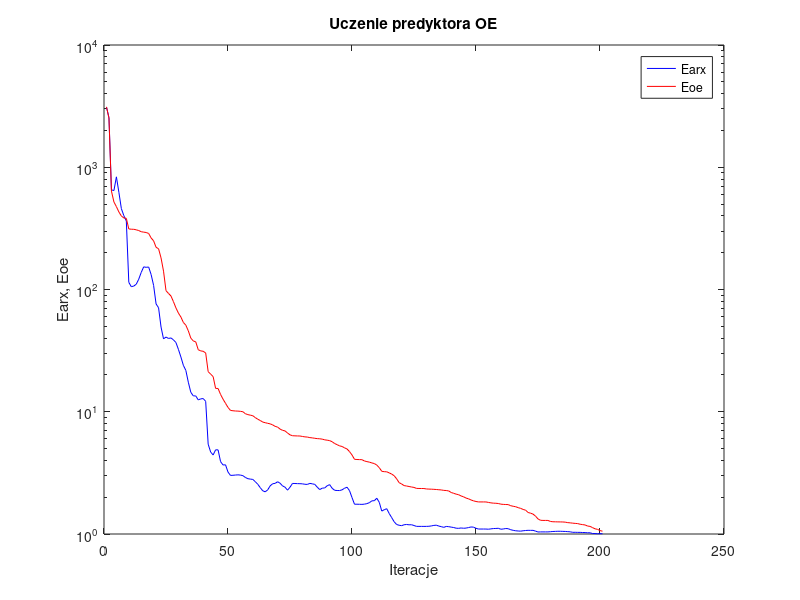
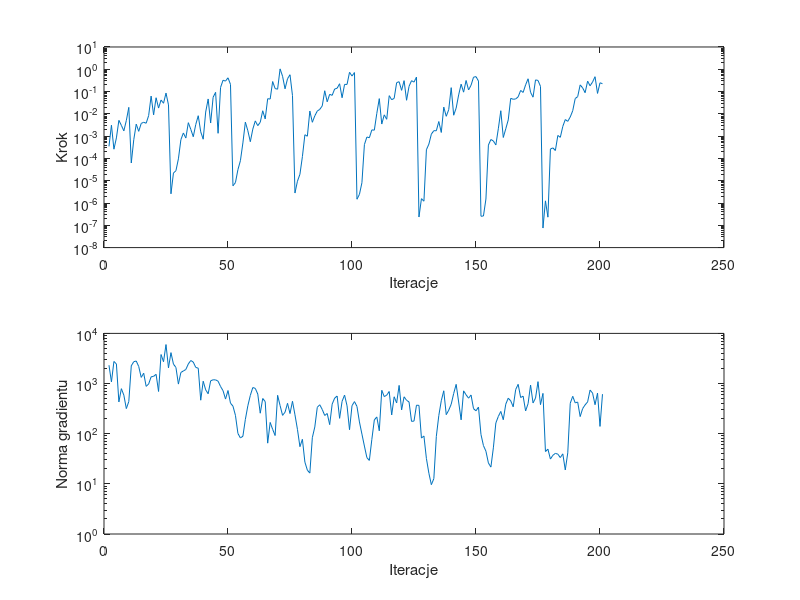

Here is the MATLAB script that generated these plots, in order:
%uczenie predyktora oe
clear all;
n=0; farx(n+1)=3.103101e+003; foe(n+1)=3.120578e+003; wspucz(n+1)=0.000000e+000; ng(n+1)=0.000000e+000;
%odnowa zmiennej metryki
n=1; farx(n+1)=2.544111e+003; foe(n+1)=2.524970e+003; krok(n+1)=3.473499e-004; ng(n+1)=2.319968e+003;
n=2; farx(n+1)=6.529846e+002; foe(n+1)=6.381206e+002; krok(n+1)=3.096185e-003; ng(n+1)=1.078953e+003;
n=3; farx(n+1)=6.447864e+002; foe(n+1)=5.199635e+002; krok(n+1)=2.601359e-004; ng(n+1)=2.754290e+003;
n=4; farx(n+1)=8.348026e+002; foe(n+1)=4.761765e+002; krok(n+1)=8.336543e-004; ng(n+1)=2.457403e+003;
n=5; farx(n+1)=6.238132e+002; foe(n+1)=4.306784e+002; krok(n+1)=5.107684e-003; ng(n+1)=4.296995e+002;
n=6; farx(n+1)=4.586197e+002; foe(n+1)=3.994620e+002; krok(n+1)=3.049962e-003; ng(n+1)=7.906841e+002;
n=7; farx(n+1)=4.020058e+002; foe(n+1)=3.847506e+002; krok(n+1)=1.726346e-003; ng(n+1)=5.869463e+002;
n=8; farx(n+1)=3.633498e+002; foe(n+1)=3.821045e+002; krok(n+1)=5.020749e-003; ng(n+1)=3.165348e+002;
n=9; farx(n+1)=1.143813e+002; foe(n+1)=3.129128e+002; krok(n+1)=1.956815e-002; ng(n+1)=4.381846e+002;
n=10; farx(n+1)=1.054731e+002; foe(n+1)=3.112466e+002; krok(n+1)=6.252649e-005; ng(n+1)=2.256897e+003;
n=11; farx(n+1)=1.066350e+002; foe(n+1)=3.108150e+002; krok(n+1)=6.935224e-004; ng(n+1)=2.726814e+003;
n=12; farx(n+1)=1.104786e+002; foe(n+1)=3.078055e+002; krok(n+1)=3.460293e-003; ng(n+1)=2.812396e+003;
n=13; farx(n+1)=1.213750e+002; foe(n+1)=3.035768e+002; krok(n+1)=1.643206e-003; ng(n+1)=2.186621e+003;
n=14; farx(n+1)=1.378113e+002; foe(n+1)=2.969928e+002; krok(n+1)=3.715831e-003; ng(n+1)=1.325761e+003;
n=15; farx(n+1)=1.531577e+002; foe(n+1)=2.945718e+002; krok(n+1)=4.201739e-003; ng(n+1)=1.606252e+003;
n=16; farx(n+1)=1.518503e+002; foe(n+1)=2.926880e+002; krok(n+1)=3.796286e-003; ng(n+1)=8.784005e+002;
n=17; farx(n+1)=1.527543e+002; foe(n+1)=2.873743e+002; krok(n+1)=8.349282e-003; ng(n+1)=9.802580e+002;
n=18; farx(n+1)=1.325747e+002; foe(n+1)=2.641602e+002; krok(n+1)=6.266827e-002; ng(n+1)=1.362043e+003;
n=19; farx(n+1)=1.080055e+002; foe(n+1)=2.500194e+002; krok(n+1)=9.010365e-003; ng(n+1)=1.390389e+003;
n=20; farx(n+1)=7.616322e+001; foe(n+1)=2.213202e+002; krok(n+1)=5.286105e-002; ng(n+1)=1.528177e+003;
n=21; farx(n+1)=7.092843e+001; foe(n+1)=2.155058e+002; krok(n+1)=1.818608e-002; ng(n+1)=6.946485e+002;
n=22; farx(n+1)=4.928688e+001; foe(n+1)=1.813324e+002; krok(n+1)=4.166678e-002; ng(n+1)=3.789060e+003;
n=23; farx(n+1)=3.946728e+001; foe(n+1)=1.413182e+002; krok(n+1)=2.991958e-002; ng(n+1)=2.723561e+003;
n=24; farx(n+1)=4.084337e+001; foe(n+1)=9.780301e+001; krok(n+1)=8.554146e-002; ng(n+1)=5.991443e+003;
n=25; farx(n+1)=3.977177e+001; foe(n+1)=9.291600e+001; krok(n+1)=2.521242e-002; ng(n+1)=2.052704e+003;
%odnowa zmiennej metryki
n=26; farx(n+1)=4.017396e+001; foe(n+1)=8.850088e+001; krok(n+1)=2.588032e-006; ng(n+1)=4.134389e+003;
n=27; farx(n+1)=3.874069e+001; foe(n+1)=7.956035e+001; krok(n+1)=2.212034e-005; ng(n+1)=2.440983e+003;
n=28; farx(n+1)=3.684108e+001; foe(n+1)=7.076277e+001; krok(n+1)=2.809248e-005; ng(n+1)=2.097215e+003;
n=29; farx(n+1)=3.240937e+001; foe(n+1)=6.414313e+001; krok(n+1)=9.579321e-005; ng(n+1)=9.752680e+002;
n=30; farx(n+1)=2.807933e+001; foe(n+1)=5.959221e+001; krok(n+1)=6.946998e-004; ng(n+1)=1.666440e+003;
n=31; farx(n+1)=2.398092e+001; foe(n+1)=5.376284e+001; krok(n+1)=1.389400e-003; ng(n+1)=1.779905e+003;
n=32; farx(n+1)=2.178957e+001; foe(n+1)=5.105069e+001; krok(n+1)=8.220641e-004; ng(n+1)=1.907435e+003;
n=33; farx(n+1)=1.744327e+001; foe(n+1)=4.588983e+001; krok(n+1)=4.019260e-003; ng(n+1)=2.461508e+003;
n=34; farx(n+1)=1.443540e+001; foe(n+1)=4.005012e+001; krok(n+1)=2.013418e-003; ng(n+1)=2.881435e+003;
n=35; farx(n+1)=1.348923e+001; foe(n+1)=3.795555e+001; krok(n+1)=9.413494e-004; ng(n+1)=2.675434e+003;
n=36; farx(n+1)=1.347421e+001; foe(n+1)=3.729327e+001; krok(n+1)=3.334617e-003; ng(n+1)=2.095878e+003;
n=37; farx(n+1)=1.249989e+001; foe(n+1)=3.217510e+001; krok(n+1)=8.252113e-003; ng(n+1)=2.026015e+003;
n=38; farx(n+1)=1.274396e+001; foe(n+1)=3.146306e+001; krok(n+1)=1.564230e-003; ng(n+1)=4.657527e+002;
n=39; farx(n+1)=1.282183e+001; foe(n+1)=3.123221e+001; krok(n+1)=7.286945e-004; ng(n+1)=1.112944e+003;
n=40; farx(n+1)=1.216030e+001; foe(n+1)=3.024389e+001; krok(n+1)=1.204622e-002; ng(n+1)=7.483546e+002;
n=41; farx(n+1)=5.430120e+000; foe(n+1)=2.128447e+001; krok(n+1)=4.663645e-002; ng(n+1)=6.256813e+002;
n=42; farx(n+1)=4.684083e+000; foe(n+1)=2.031937e+001; krok(n+1)=3.883641e-003; ng(n+1)=1.133405e+003;
n=43; farx(n+1)=4.429768e+000; foe(n+1)=1.940000e+001; krok(n+1)=5.570844e-002; ng(n+1)=1.188894e+003;
n=44; farx(n+1)=4.882394e+000; foe(n+1)=1.553054e+001; krok(n+1)=9.228634e-002; ng(n+1)=1.183142e+003;
n=45; farx(n+1)=4.877246e+000; foe(n+1)=1.549957e+001; krok(n+1)=1.342085e-003; ng(n+1)=1.114379e+003;
n=46; farx(n+1)=3.909734e+000; foe(n+1)=1.385074e+001; krok(n+1)=1.533474e-001; ng(n+1)=8.720028e+002;
n=47; farx(n+1)=3.668749e+000; foe(n+1)=1.267489e+001; krok(n+1)=3.223140e-001; ng(n+1)=7.208762e+002;
n=48; farx(n+1)=3.681320e+000; foe(n+1)=1.172062e+001; krok(n+1)=2.950300e-001; ng(n+1)=4.903664e+002;
n=49; farx(n+1)=3.211594e+000; foe(n+1)=1.084869e+001; krok(n+1)=4.144507e-001; ng(n+1)=7.261055e+002;
n=50; farx(n+1)=3.015274e+000; foe(n+1)=1.025711e+001; krok(n+1)=2.093785e-001; ng(n+1)=4.069397e+002;
%odnowa zmiennej metryki
n=51; farx(n+1)=3.022582e+000; foe(n+1)=1.018933e+001; krok(n+1)=5.913099e-006; ng(n+1)=3.540736e+002;
n=52; farx(n+1)=3.035867e+000; foe(n+1)=1.014250e+001; krok(n+1)=8.245594e-006; ng(n+1)=2.319840e+002;
n=53; farx(n+1)=3.047798e+000; foe(n+1)=1.012144e+001; krok(n+1)=3.146663e-005; ng(n+1)=1.011024e+002;
n=54; farx(n+1)=3.033510e+000; foe(n+1)=1.007765e+001; krok(n+1)=7.907676e-005; ng(n+1)=8.224472e+001;
n=55; farx(n+1)=3.001527e+000; foe(n+1)=1.000543e+001; krok(n+1)=4.957630e-004; ng(n+1)=8.896418e+001;
n=56; farx(n+1)=2.901774e+000; foe(n+1)=9.637727e+000; krok(n+1)=4.247228e-003; ng(n+1)=1.929061e+002;
n=57; farx(n+1)=2.834985e+000; foe(n+1)=9.476502e+000; krok(n+1)=1.750227e-003; ng(n+1)=3.607245e+002;
n=58; farx(n+1)=2.812811e+000; foe(n+1)=9.378011e+000; krok(n+1)=5.631478e-004; ng(n+1)=5.808705e+002;
n=59; farx(n+1)=2.795689e+000; foe(n+1)=9.276928e+000; krok(n+1)=2.063028e-003; ng(n+1)=8.327256e+002;
n=60; farx(n+1)=2.680356e+000; foe(n+1)=8.958498e+000; krok(n+1)=4.830641e-003; ng(n+1)=8.013942e+002;
n=61; farx(n+1)=2.551584e+000; foe(n+1)=8.688992e+000; krok(n+1)=2.953444e-003; ng(n+1)=6.172240e+002;
n=62; farx(n+1)=2.394706e+000; foe(n+1)=8.483172e+000; krok(n+1)=4.180158e-003; ng(n+1)=2.562039e+002;
n=63; farx(n+1)=2.257772e+000; foe(n+1)=8.233944e+000; krok(n+1)=1.376948e-002; ng(n+1)=5.031446e+002;
n=64; farx(n+1)=2.213424e+000; foe(n+1)=8.139531e+000; krok(n+1)=5.915258e-003; ng(n+1)=4.373789e+002;
n=65; farx(n+1)=2.296109e+000; foe(n+1)=8.042241e+000; krok(n+1)=4.785362e-002; ng(n+1)=6.479136e+001;
n=66; farx(n+1)=2.475642e+000; foe(n+1)=7.962713e+000; krok(n+1)=4.614317e-002; ng(n+1)=1.677649e+002;
n=67; farx(n+1)=2.577116e+000; foe(n+1)=7.809484e+000; krok(n+1)=2.818076e-001; ng(n+1)=1.222379e+002;
n=68; farx(n+1)=2.595489e+000; foe(n+1)=7.596215e+000; krok(n+1)=1.363489e-001; ng(n+1)=9.196797e+001;
n=69; farx(n+1)=2.675645e+000; foe(n+1)=7.490245e+000; krok(n+1)=1.278954e-001; ng(n+1)=5.825198e+002;
n=70; farx(n+1)=2.601597e+000; foe(n+1)=7.213427e+000; krok(n+1)=1.040723e+000; ng(n+1)=3.648415e+002;
n=71; farx(n+1)=2.474008e+000; foe(n+1)=7.049429e+000; krok(n+1)=4.863560e-001; ng(n+1)=2.321467e+002;
n=72; farx(n+1)=2.414445e+000; foe(n+1)=6.970151e+000; krok(n+1)=1.328156e-001; ng(n+1)=2.682434e+002;
n=73; farx(n+1)=2.282765e+000; foe(n+1)=6.701954e+000; krok(n+1)=3.768236e-001; ng(n+1)=4.034374e+002;
n=74; farx(n+1)=2.413799e+000; foe(n+1)=6.474422e+000; krok(n+1)=5.695627e-001; ng(n+1)=2.521704e+002;
n=75; farx(n+1)=2.591689e+000; foe(n+1)=6.367606e+000; krok(n+1)=6.601690e-002; ng(n+1)=4.435183e+002;
%odnowa zmiennej metryki
n=76; farx(n+1)=2.588681e+000; foe(n+1)=6.352500e+000; krok(n+1)=2.803760e-006; ng(n+1)=2.381709e+002;
n=77; farx(n+1)=2.582565e+000; foe(n+1)=6.340188e+000; krok(n+1)=9.531630e-006; ng(n+1)=1.221836e+002;
n=78; farx(n+1)=2.579828e+000; foe(n+1)=6.334201e+000; krok(n+1)=1.943349e-005; ng(n+1)=5.509440e+001;
n=79; farx(n+1)=2.572322e+000; foe(n+1)=6.279734e+000; krok(n+1)=1.209597e-004; ng(n+1)=7.734476e+001;
n=80; farx(n+1)=2.551236e+000; foe(n+1)=6.230728e+000; krok(n+1)=1.156459e-003; ng(n+1)=2.716379e+001;
n=81; farx(n+1)=2.544759e+000; foe(n+1)=6.208253e+000; krok(n+1)=9.933991e-004; ng(n+1)=1.874828e+001;
n=82; farx(n+1)=2.594554e+000; foe(n+1)=6.143886e+000; krok(n+1)=1.340015e-002; ng(n+1)=1.640864e+001;
n=83; farx(n+1)=2.573163e+000; foe(n+1)=6.113127e+000; krok(n+1)=4.187528e-003; ng(n+1)=8.331739e+001;
n=84; farx(n+1)=2.545654e+000; foe(n+1)=6.066063e+000; krok(n+1)=8.161186e-003; ng(n+1)=1.363211e+002;
n=85; farx(n+1)=2.415571e+000; foe(n+1)=6.028837e+000; krok(n+1)=1.333847e-002; ng(n+1)=3.358766e+002;
n=86; farx(n+1)=2.308391e+000; foe(n+1)=6.009696e+000; krok(n+1)=1.586357e-002; ng(n+1)=3.773678e+002;
n=87; farx(n+1)=2.372697e+000; foe(n+1)=5.970351e+000; krok(n+1)=2.272397e-002; ng(n+1)=3.040268e+002;
n=88; farx(n+1)=2.380523e+000; foe(n+1)=5.892538e+000; krok(n+1)=1.088405e-001; ng(n+1)=2.310946e+002;
n=89; farx(n+1)=2.483341e+000; foe(n+1)=5.853974e+000; krok(n+1)=3.477029e-002; ng(n+1)=2.527380e+002;
n=90; farx(n+1)=2.533512e+000; foe(n+1)=5.803364e+000; krok(n+1)=7.557928e-002; ng(n+1)=1.516586e+002;
n=91; farx(n+1)=2.365097e+000; foe(n+1)=5.684746e+000; krok(n+1)=6.754317e-002; ng(n+1)=3.883759e+002;
n=92; farx(n+1)=2.278619e+000; foe(n+1)=5.496749e+000; krok(n+1)=1.300618e-001; ng(n+1)=5.115929e+002;
n=93; farx(n+1)=2.268605e+000; foe(n+1)=5.378383e+000; krok(n+1)=1.409038e-001; ng(n+1)=5.641736e+002;
n=94; farx(n+1)=2.267038e+000; foe(n+1)=5.258303e+000; krok(n+1)=2.242518e-001; ng(n+1)=2.024309e+002;
n=95; farx(n+1)=2.297669e+000; foe(n+1)=5.200453e+000; krok(n+1)=5.285294e-002; ng(n+1)=4.421941e+002;
n=96; farx(n+1)=2.367805e+000; foe(n+1)=5.064531e+000; krok(n+1)=2.093785e-001; ng(n+1)=5.886821e+002;
n=97; farx(n+1)=2.413352e+000; foe(n+1)=4.960981e+000; krok(n+1)=2.093785e-001; ng(n+1)=3.597993e+002;
n=98; farx(n+1)=2.262521e+000; foe(n+1)=4.718702e+000; krok(n+1)=7.310195e-001; ng(n+1)=1.199440e+002;
n=99; farx(n+1)=1.987567e+000; foe(n+1)=4.432980e+000; krok(n+1)=4.991708e-001; ng(n+1)=3.621675e+002;
n=100; farx(n+1)=1.752709e+000; foe(n+1)=4.084167e+000; krok(n+1)=7.113726e-001; ng(n+1)=4.364026e+002;
%odnowa zmiennej metryki
n=101; farx(n+1)=1.752690e+000; foe(n+1)=4.068067e+000; krok(n+1)=1.478275e-006; ng(n+1)=3.494506e+002;
n=102; farx(n+1)=1.750286e+000; foe(n+1)=4.060640e+000; krok(n+1)=2.451537e-006; ng(n+1)=1.714362e+002;
n=103; farx(n+1)=1.747230e+000; foe(n+1)=4.054307e+000; krok(n+1)=8.155065e-006; ng(n+1)=9.810805e+001;
n=104; farx(n+1)=1.754680e+000; foe(n+1)=3.959028e+000; krok(n+1)=4.175751e-004; ng(n+1)=5.667301e+001;
n=105; farx(n+1)=1.771749e+000; foe(n+1)=3.909990e+000; krok(n+1)=9.152390e-004; ng(n+1)=3.332975e+001;
n=106; farx(n+1)=1.804008e+000; foe(n+1)=3.871954e+000; krok(n+1)=8.476039e-004; ng(n+1)=2.936746e+001;
n=107; farx(n+1)=1.867145e+000; foe(n+1)=3.813706e+000; krok(n+1)=1.906580e-003; ng(n+1)=7.705731e+001;
n=108; farx(n+1)=1.873024e+000; foe(n+1)=3.769743e+000; krok(n+1)=1.854565e-003; ng(n+1)=1.877642e+002;
n=109; farx(n+1)=1.961576e+000; foe(n+1)=3.660792e+000; krok(n+1)=1.048329e-002; ng(n+1)=2.159416e+002;
n=110; farx(n+1)=1.815631e+000; foe(n+1)=3.487098e+000; krok(n+1)=4.821088e-002; ng(n+1)=1.142582e+002;
n=111; farx(n+1)=1.540185e+000; foe(n+1)=3.257824e+000; krok(n+1)=3.485222e-003; ng(n+1)=7.332644e+002;
n=112; farx(n+1)=1.580085e+000; foe(n+1)=3.235042e+000; krok(n+1)=9.019129e-003; ng(n+1)=5.492879e+002;
n=113; farx(n+1)=1.610653e+000; foe(n+1)=3.227341e+000; krok(n+1)=5.711090e-003; ng(n+1)=5.863681e+002;
n=114; farx(n+1)=1.471037e+000; foe(n+1)=3.163335e+000; krok(n+1)=6.561970e-002; ng(n+1)=6.942311e+002;
n=115; farx(n+1)=1.361621e+000; foe(n+1)=3.091425e+000; krok(n+1)=4.305393e-002; ng(n+1)=2.366243e+002;
n=116; farx(n+1)=1.259460e+000; foe(n+1)=2.996095e+000; krok(n+1)=4.954706e-002; ng(n+1)=5.447693e+002;
n=117; farx(n+1)=1.195624e+000; foe(n+1)=2.827520e+000; krok(n+1)=2.515191e-001; ng(n+1)=4.105584e+002;
n=118; farx(n+1)=1.179350e+000; foe(n+1)=2.630676e+000; krok(n+1)=2.762929e-001; ng(n+1)=9.186295e+002;
n=119; farx(n+1)=1.169630e+000; foe(n+1)=2.565761e+000; krok(n+1)=1.134226e-001; ng(n+1)=2.977476e+002;
n=120; farx(n+1)=1.190288e+000; foe(n+1)=2.489481e+000; krok(n+1)=3.091015e-001; ng(n+1)=5.440394e+002;
n=121; farx(n+1)=1.196647e+000; foe(n+1)=2.469178e+000; krok(n+1)=4.069805e-002; ng(n+1)=4.631747e+002;
n=122; farx(n+1)=1.189056e+000; foe(n+1)=2.446820e+000; krok(n+1)=1.714306e-001; ng(n+1)=4.297530e+002;
n=123; farx(n+1)=1.190996e+000; foe(n+1)=2.423574e+000; krok(n+1)=3.077853e-001; ng(n+1)=1.761929e+002;
n=124; farx(n+1)=1.173382e+000; foe(n+1)=2.404790e+000; krok(n+1)=2.656312e-001; ng(n+1)=1.785553e+002;
n=125; farx(n+1)=1.154681e+000; foe(n+1)=2.360655e+000; krok(n+1)=4.461084e-001; ng(n+1)=3.701282e+002;
%odnowa zmiennej metryki
n=126; farx(n+1)=1.154454e+000; foe(n+1)=2.357356e+000; krok(n+1)=2.354814e-007; ng(n+1)=3.668334e+002;
n=127; farx(n+1)=1.154293e+000; foe(n+1)=2.356126e+000; krok(n+1)=1.568343e-006; ng(n+1)=8.178996e+001;
n=128; farx(n+1)=1.154026e+000; foe(n+1)=2.355108e+000; krok(n+1)=1.207182e-006; ng(n+1)=8.999835e+001;
n=129; farx(n+1)=1.154486e+000; foe(n+1)=2.336117e+000; krok(n+1)=2.456241e-004; ng(n+1)=3.209221e+001;
n=130; farx(n+1)=1.156727e+000; foe(n+1)=2.329768e+000; krok(n+1)=4.393293e-004; ng(n+1)=1.626971e+001;
n=131; farx(n+1)=1.164386e+000; foe(n+1)=2.326414e+000; krok(n+1)=1.234892e-003; ng(n+1)=9.628757e+000;
n=132; farx(n+1)=1.175703e+000; foe(n+1)=2.319776e+000; krok(n+1)=1.758026e-003; ng(n+1)=1.270902e+001;
n=133; farx(n+1)=1.181037e+000; foe(n+1)=2.312396e+000; krok(n+1)=1.742611e-003; ng(n+1)=8.807131e+001;
n=134; farx(n+1)=1.161014e+000; foe(n+1)=2.301653e+000; krok(n+1)=4.525276e-003; ng(n+1)=2.300161e+002;
n=135; farx(n+1)=1.148966e+000; foe(n+1)=2.293583e+000; krok(n+1)=1.462416e-003; ng(n+1)=4.544209e+002;
n=136; farx(n+1)=1.133250e+000; foe(n+1)=2.274112e+000; krok(n+1)=2.008899e-002; ng(n+1)=7.172504e+002;
n=137; farx(n+1)=1.153599e+000; foe(n+1)=2.268640e+000; krok(n+1)=7.763326e-003; ng(n+1)=2.396314e+002;
n=138; farx(n+1)=1.148016e+000; foe(n+1)=2.249559e+000; krok(n+1)=1.540553e-002; ng(n+1)=2.941276e+002;
n=139; farx(n+1)=1.138531e+000; foe(n+1)=2.185511e+000; krok(n+1)=1.497077e-001; ng(n+1)=3.865602e+002;
n=140; farx(n+1)=1.129720e+000; foe(n+1)=2.151803e+000; krok(n+1)=8.682561e-003; ng(n+1)=6.338624e+002;
n=141; farx(n+1)=1.115541e+000; foe(n+1)=2.119253e+000; krok(n+1)=1.820180e-002; ng(n+1)=9.635934e+002;
n=142; farx(n+1)=1.112601e+000; foe(n+1)=2.095297e+000; krok(n+1)=7.045190e-002; ng(n+1)=4.288986e+002;
n=143; farx(n+1)=1.120635e+000; foe(n+1)=2.048110e+000; krok(n+1)=2.143812e-001; ng(n+1)=1.888690e+002;
n=144; farx(n+1)=1.114319e+000; foe(n+1)=2.013450e+000; krok(n+1)=9.406594e-002; ng(n+1)=7.148499e+002;
n=145; farx(n+1)=1.118110e+000; foe(n+1)=1.967991e+000; krok(n+1)=3.143779e-001; ng(n+1)=5.967364e+002;
n=146; farx(n+1)=1.129115e+000; foe(n+1)=1.939421e+000; krok(n+1)=1.181740e-001; ng(n+1)=5.107288e+002;
n=147; farx(n+1)=1.141909e+000; foe(n+1)=1.898322e+000; krok(n+1)=1.919924e-001; ng(n+1)=5.910456e+002;
n=148; farx(n+1)=1.137820e+000; foe(n+1)=1.867185e+000; krok(n+1)=4.406235e-001; ng(n+1)=3.156292e+002;
n=149; farx(n+1)=1.113525e+000; foe(n+1)=1.844698e+000; krok(n+1)=4.686024e-001; ng(n+1)=2.862259e+002;
n=150; farx(n+1)=1.098176e+000; foe(n+1)=1.829913e+000; krok(n+1)=2.957090e-001; ng(n+1)=3.397465e+002;
%odnowa zmiennej metryki
n=151; farx(n+1)=1.098139e+000; foe(n+1)=1.829593e+000; krok(n+1)=2.547999e-007; ng(n+1)=9.671039e+001;
n=152; farx(n+1)=1.098127e+000; foe(n+1)=1.829489e+000; krok(n+1)=2.618620e-007; ng(n+1)=5.794530e+001;
n=153; farx(n+1)=1.098016e+000; foe(n+1)=1.829239e+000; krok(n+1)=1.505252e-006; ng(n+1)=4.478149e+001;
n=154; farx(n+1)=1.094215e+000; foe(n+1)=1.812847e+000; krok(n+1)=3.970634e-004; ng(n+1)=2.610555e+001;
n=155; farx(n+1)=1.101504e+000; foe(n+1)=1.797923e+000; krok(n+1)=7.068943e-004; ng(n+1)=2.159502e+001;
n=156; farx(n+1)=1.107913e+000; foe(n+1)=1.787928e+000; krok(n+1)=6.082834e-004; ng(n+1)=5.223991e+001;
n=157; farx(n+1)=1.110200e+000; foe(n+1)=1.784222e+000; krok(n+1)=4.031350e-004; ng(n+1)=1.634388e+002;
n=158; farx(n+1)=1.113642e+000; foe(n+1)=1.775946e+000; krok(n+1)=2.145173e-003; ng(n+1)=2.209126e+002;
n=159; farx(n+1)=1.094258e+000; foe(n+1)=1.754854e+000; krok(n+1)=1.381076e-002; ng(n+1)=2.779496e+002;
n=160; farx(n+1)=1.099151e+000; foe(n+1)=1.746771e+000; krok(n+1)=8.713055e-004; ng(n+1)=1.899761e+002;
n=161; farx(n+1)=1.109128e+000; foe(n+1)=1.742606e+000; krok(n+1)=2.133516e-003; ng(n+1)=3.876800e+002;
n=162; farx(n+1)=1.105041e+000; foe(n+1)=1.740061e+000; krok(n+1)=5.355898e-003; ng(n+1)=5.104162e+002;
n=163; farx(n+1)=1.083916e+000; foe(n+1)=1.704085e+000; krok(n+1)=4.973429e-002; ng(n+1)=4.518169e+002;
n=164; farx(n+1)=1.071516e+000; foe(n+1)=1.685894e+000; krok(n+1)=4.509055e-002; ng(n+1)=3.435378e+002;
n=165; farx(n+1)=1.062722e+000; foe(n+1)=1.671489e+000; krok(n+1)=4.663470e-002; ng(n+1)=7.610723e+002;
n=166; farx(n+1)=1.058405e+000; foe(n+1)=1.642831e+000; krok(n+1)=5.801457e-002; ng(n+1)=9.643046e+002;
n=167; farx(n+1)=1.055212e+000; foe(n+1)=1.620803e+000; krok(n+1)=1.124683e-001; ng(n+1)=5.265278e+002;
n=168; farx(n+1)=1.063023e+000; foe(n+1)=1.588761e+000; krok(n+1)=9.137743e-002; ng(n+1)=5.607880e+002;
n=169; farx(n+1)=1.068072e+000; foe(n+1)=1.566079e+000; krok(n+1)=2.002215e-001; ng(n+1)=2.844215e+002;
n=170; farx(n+1)=1.071846e+000; foe(n+1)=1.499706e+000; krok(n+1)=3.745525e-001; ng(n+1)=3.977293e+002;
n=171; farx(n+1)=1.070903e+000; foe(n+1)=1.480134e+000; krok(n+1)=9.233170e-002; ng(n+1)=9.322363e+002;
n=172; farx(n+1)=1.071411e+000; foe(n+1)=1.454638e+000; krok(n+1)=5.598693e-002; ng(n+1)=4.101724e+002;
n=173; farx(n+1)=1.056019e+000; foe(n+1)=1.400167e+000; krok(n+1)=3.337224e-001; ng(n+1)=5.130197e+002;
n=174; farx(n+1)=1.038304e+000; foe(n+1)=1.328853e+000; krok(n+1)=3.152950e-001; ng(n+1)=1.091224e+003;
n=175; farx(n+1)=1.040428e+000; foe(n+1)=1.294930e+000; krok(n+1)=1.710829e-001; ng(n+1)=3.796502e+002;
%odnowa zmiennej metryki
n=176; farx(n+1)=1.040397e+000; foe(n+1)=1.291678e+000; krok(n+1)=7.537184e-008; ng(n+1)=6.363853e+002;
n=177; farx(n+1)=1.040370e+000; foe(n+1)=1.291409e+000; krok(n+1)=1.249943e-006; ng(n+1)=4.408626e+001;
n=178; farx(n+1)=1.040365e+000; foe(n+1)=1.291362e+000; krok(n+1)=2.320443e-007; ng(n+1)=4.918088e+001;
n=179; farx(n+1)=1.044320e+000; foe(n+1)=1.267167e+000; krok(n+1)=2.631561e-004; ng(n+1)=3.121474e+001;
n=180; farx(n+1)=1.048424e+000; foe(n+1)=1.259631e+000; krok(n+1)=2.985020e-004; ng(n+1)=3.713149e+001;
n=181; farx(n+1)=1.050548e+000; foe(n+1)=1.258145e+000; krok(n+1)=2.263251e-004; ng(n+1)=4.053117e+001;
n=182; farx(n+1)=1.052850e+000; foe(n+1)=1.256547e+000; krok(n+1)=1.072587e-003; ng(n+1)=3.908797e+001;
n=183; farx(n+1)=1.052638e+000; foe(n+1)=1.255717e+000; krok(n+1)=8.861138e-004; ng(n+1)=3.342175e+001;
n=184; farx(n+1)=1.050609e+000; foe(n+1)=1.254347e+000; krok(n+1)=2.739044e-003; ng(n+1)=3.962420e+001;
n=185; farx(n+1)=1.049362e+000; foe(n+1)=1.249853e+000; krok(n+1)=5.557598e-003; ng(n+1)=1.892678e+001;
n=186; farx(n+1)=1.045554e+000; foe(n+1)=1.238689e+000; krok(n+1)=4.606611e-003; ng(n+1)=4.145391e+001;
n=187; farx(n+1)=1.042034e+000; foe(n+1)=1.233884e+000; krok(n+1)=7.251821e-003; ng(n+1)=4.041477e+002;
n=188; farx(n+1)=1.031996e+000; foe(n+1)=1.226482e+000; krok(n+1)=1.378623e-002; ng(n+1)=5.568763e+002;
n=189; farx(n+1)=1.032901e+000; foe(n+1)=1.221248e+000; krok(n+1)=4.864952e-002; ng(n+1)=4.120858e+002;
n=190; farx(n+1)=1.031242e+000; foe(n+1)=1.216535e+000; krok(n+1)=5.918252e-002; ng(n+1)=4.275555e+002;
n=191; farx(n+1)=1.031285e+000; foe(n+1)=1.201898e+000; krok(n+1)=1.991516e-001; ng(n+1)=2.193407e+002;
n=192; farx(n+1)=1.028411e+000; foe(n+1)=1.193419e+000; krok(n+1)=1.464036e-001; ng(n+1)=3.168671e+002;
n=193; farx(n+1)=1.027497e+000; foe(n+1)=1.185683e+000; krok(n+1)=8.892157e-002; ng(n+1)=3.761293e+002;
n=194; farx(n+1)=1.023616e+000; foe(n+1)=1.161713e+000; krok(n+1)=2.930544e-001; ng(n+1)=4.301906e+002;
n=195; farx(n+1)=1.023429e+000; foe(n+1)=1.154402e+000; krok(n+1)=1.817918e-001; ng(n+1)=7.407469e+002;
n=196; farx(n+1)=1.008696e+000; foe(n+1)=1.127688e+000; krok(n+1)=2.680018e-001; ng(n+1)=6.453028e+002;
n=197; farx(n+1)=1.008397e+000; foe(n+1)=1.102808e+000; krok(n+1)=4.641165e-001; ng(n+1)=3.783569e+002;
n=198; farx(n+1)=1.005023e+000; foe(n+1)=1.091601e+000; krok(n+1)=8.260442e-002; ng(n+1)=6.451557e+002;
n=199; farx(n+1)=1.006665e+000; foe(n+1)=1.067231e+000; krok(n+1)=2.475890e-001; ng(n+1)=1.397532e+002;
n=200; farx(n+1)=1.004569e+000; foe(n+1)=1.053714e+000; krok(n+1)=2.249366e-001; ng(n+1)=6.144065e+002;

figure; semilogy(farx,'b'); hold on; semilogy(foe,'r'); xlabel('Iteracje'); ylabel('Earx, Eoe'); legend('Earx','Eoe'); title('Uczenie predyktora OE');
figure; subplot(2,1,1); semilogy(krok); xlabel('Iteracje'); ylabel('Krok');
subplot(2,1,2); semilogy(ng); xlabel('Iteracje'); ylabel('Norma gradientu');
Earx=farx(n+1)
Eoe=foe(n+1)
